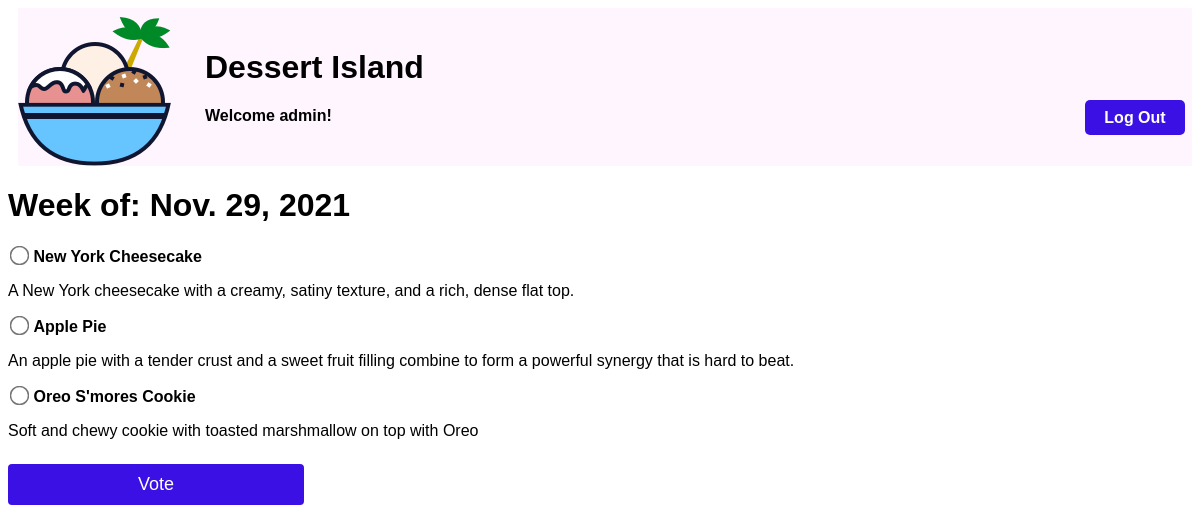
The app's page /polls/1/ (signed in) with its own data.
### weeklydessert/models.py (models this page shows, shortened)
class Week(models.Model):
  pub_date = models.DateTimeField("date published")
  def start_of_week(self):
    today = datetime.date.today()
    start_of_week = today + datetime.timedelta(days=-today.weekday(), weeks=1)
    return start_of_week

class Choice(models.Model):
  week = models.ForeignKey(Week, on_delete=models.CASCADE)
  dessert_choice = models.CharField(max_length=200)
  dessert_details = models.CharField(max_length=200)
  votes = models.IntegerField(default=0)

### weeklydessert/views.py (the view)
# urls.py: path("polls/<int:pk>/", views.DetailsView.as_view(), name="detail"),
class DetailsView(LoginRequiredMixin, DetailView):
  model = Week
  template_name = "detail.html"

### weeklydessert/templates/detail.html (shortened to what this page needs)
{% extends "header.html" %}
{% block content %}
{% load static %}
<link rel="stylesheet" type="text/css" href="{% static 'weeklydessert/detail.css' %}">
<h1>Week of: {{ week.start_of_week }}</h1>
<form action="{% url 'vote' week.id %}" method="post">
{% for choice in week.choice_set.all %}
    <input type="radio" name="choice" id="choice{{ forloop.counter }}" value="{{ choice.id }}">
    <label for="choice{{ forloop.counter }}">{{ choice.dessert_choice }}</label><br>
		<p>{{ choice.dessert_details }}</p>
{% endfor %}
<input type="submit" value="Vote">
</form>
{% endblock %}

### weeklydessert/templates/header.html
{% load static %}
<link rel="stylesheet" type="text/css" href="{% static 'weeklydessert/header.css' %}">
<div class="header">
  <img src="{% static 'weeklydessert/Dessert.png' %}" >
	{% if user.username %}
    <a class="logout-button" href="{% url 'logout' %}">Log Out</a>
  {% endif %}
  <div class="header-content">
    <h1 class="header-title">Dessert Island</h1>
    {% if user.username %}
    <h4 class="header-greet">Welcome {{ user.username }}!</h4>
    {% endif %}
  </div>
</div>
{% block content%}
{% endblock %}

### weeklydessert/static/weeklydessert/header.css (style rules this page uses)
.header { display: flex; flex-direction: row; background-color: #FFF5FF; margin-left: 10px; }
.header-title { margin-bottom: 0; }
.header-content { display: flex; flex-direction: column; margin-left: 30px; align-items: center; justify-content: center; }
.header-greet { width: 100%; }
.logout-button { position: absolute; top: 100px; right: 15px; display: block; width: 80px; height: 15px; background: #3A10E5; padding: 10px; text-align: center; border-radius: 5px; color: white; font-weight: bold; line-height: 15px; text-decoration: none; }

### weeklydessert/static/weeklydessert/detail.css (style rules this page uses)
input[type=radio] { -ms-transform: scale(1.5); -webkit-transform: scale(1.5); transform: scale(1.5); }
label { font-weight: bold; }
input[type=submit] { background-color: #3A10E5; color: white; padding: 10px 14px; margin: 8px 0; border: none; border-radius: 4px; cursor: pointer; width: 25%; font-size: 18px; }

### records on screen
Week: start_of_week "Nov. 29, 2021"
Choice: dessert_choice "New York Cheesecake", dessert_details "A New York cheesecake with a creamy, satiny texture, and a rich, dense flat top."
Choice: dessert_choice "Apple Pie", dessert_details "An apple pie with a tender crust and a sweet fruit filling combine to form a powerful synergy that is hard to beat."
Choice: dessert_choice "Oreo S'mores Cookie", dessert_details "Soft and chewy cookie with toasted marshmallow on top with Oreo"

### other values on screen
{{ user.username }} "admin"
